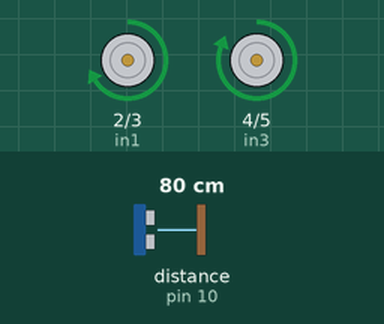
Recording of a sketch running on a simulated Arduino Uno, built with avr-gcc and run on an emulated ATmega328P. Parts: motor-driver pin pairs drawn as motors (green arrow = first pin HIGH = forward, orange = second pin HIGH = backward, longer = more drive, scaled by the enable pin). Wiring (inferred from the names in the program): ultrasonic range finder: trigger pin 9; echo pin 10. The test bench sets the inputs (shaded band); at power-on: distance to the obstacle (sensor on pin 10) 80 cm. The echo pulse lasts 58.3 µs per cm; random numbers use the default seed unless the sketch sets one.

Above: at 1.2 s.
1.3 s: distance to the obstacle (sensor on pin 10) set to 19 cm
2.8 s: distance to the obstacle (sensor on pin 10) set to 15 cm
At 5.0 s:
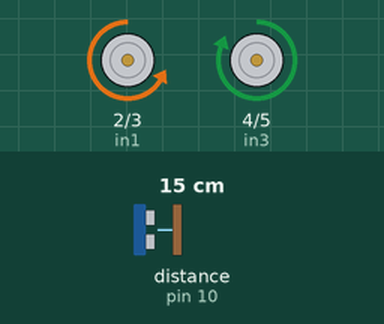
5.3 s: distance to the obstacle (sensor on pin 10) set to 18 cm
6.8 s: distance to the obstacle (sensor on pin 10) set to 2 cm
At 8.1 s:
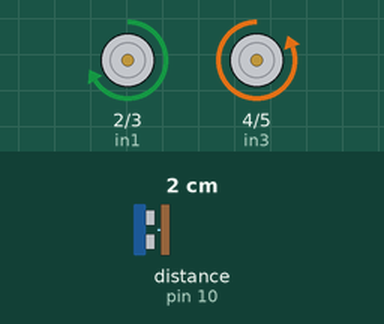
Timing chart, 0 to 10.8 s (numbered marks = the images above; inputs shaded):
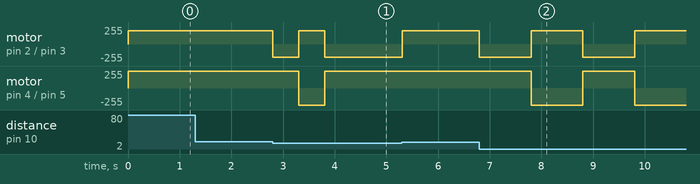

The sketch:

Araba.ino
```cpp
/*
====================================================
Kullanılan Malzemeler:
- Arduino Uno / Nano
- 2 DC Motor (L298N ile sürülecek)
- L298N Motor Sürücü
- HC-SR04 Ultrasonik Mesafe Sensörü
- Jumper kablolar ve robot şasi

🔌 Bağlantılar:

1️⃣ HC-SR04:
- VCC → 5V
- GND → GND
- Trig → D9
- Echo → D10

2️⃣ L298N Motor Sürücü:
- IN1 → D2
- IN2 → D3
- IN3 → D4
- IN4 → D5
- ENA → D6 (PWM, Motor A)
- ENB → D7 (PWM, Motor B)
- Motor güç girişleri: Robot bataryası ile
- GND → Arduino GND

💡 Açıklama:
- Robot ileri hareket eder.
- Ultrasonik sensör mesafe < 15 cm algılarsa, rastgele sağa veya sola dönerek çarpmayı önler.
- Motorlar L298N üzerinden PWM ile kontrol edilir.
====================================================
*/

#include <Arduino.h>

#define trigPin 9
#define echoPin 10

// Motor pinleri
#define enA 6
#define in1 2
#define in2 3
#define enB 7
#define in3 4
#define in4 5

long duration;
int distance;

void setup() {
  // Motor pinleri
  pinMode(in1, OUTPUT);
  pinMode(in2, OUTPUT);
  pinMode(enA, OUTPUT);
  pinMode(in3, OUTPUT);
  pinMode(in4, OUTPUT);
  pinMode(enB, OUTPUT);

  // Ultrasonik
  pinMode(trigPin, OUTPUT);
  pinMode(echoPin, INPUT);

  Serial.begin(9600);
  randomSeed(analogRead(0)); // rastgele yön için
}

void loop() {
  distance = getDistance();

  if(distance > 15){ // ileri hareket
    forward();
  }
  else{
    // Engel var, rastgele yön seç
    int turn = random(0,2); // 0: sola, 1: sağa
    if(turn == 0){
      turnLeft();
      delay(500); // kısa dönüş
    } else {
      turnRight();
      delay(500);
    }
  }
}

int getDistance(){
  // Ultrasonik ölçüm
  digitalWrite(trigPin, LOW);
  delayMicroseconds(2);
  digitalWrite(trigPin, HIGH);
  delayMicroseconds(10);
  digitalWrite(trigPin, LOW);

  duration = pulseIn(echoPin, HIGH);
  distance = duration * 0.034 / 2; // cm
  return distance;
}

// Motor fonksiyonları
void forward(){
  analogWrite(enA, 200);
  analogWrite(enB, 200);

  digitalWrite(in1, HIGH);
  digitalWrite(in2, LOW);

  digitalWrite(in3, HIGH);
  digitalWrite(in4, LOW);
}

void turnLeft(){
  analogWrite(enA, 200);
  analogWrite(enB, 200);

  digitalWrite(in1, LOW);
  digitalWrite(in2, HIGH);

  digitalWrite(in3, HIGH);
  digitalWrite(in4, LOW);
}

void turnRight(){
  analogWrite(enA, 200);
  analogWrite(enB, 200);

  digitalWrite(in1, HIGH);
  digitalWrite(in2, LOW);

  digitalWrite(in3, LOW);
  digitalWrite(in4, HIGH);
}

void stopMotors(){
  digitalWrite(in1, LOW);
  digitalWrite(in2, LOW);
  digitalWrite(in3, LOW);
  digitalWrite(in4, LOW);
}
```

Measured:
- the behaviour switches between 17 and 16 cm on distance to the obstacle (sensor on pin 10) (found by bisection; images 0 and 1)
- after the input at 1.3 s, every drawn part: stays the same
- after the input at 2.8 s, motor on pin 2 (in1) / pin 3 (in2): forward 200/255 → backward 200/255 at once, → forward 200/255 0.50 s later, → backward 200/255 0.50 s later; motor on pin 4 (in3) / pin 5 (in4): forward 255/255 → backward 255/255 after 0.50 s, → forward 255/255 0.50 s later
- after the input at 6.8 s, motor on pin 2 (in1) / pin 3 (in2): alternates forward 200/255 for 1.0 s and backward 200/255 for 1.0 s, starting at once; motor on pin 4 (in3) / pin 5 (in4): forward 255/255 → backward 255/255 after 1.0 s, → forward 255/255 1.0 s later, → backward 255/255 1.0 s later
